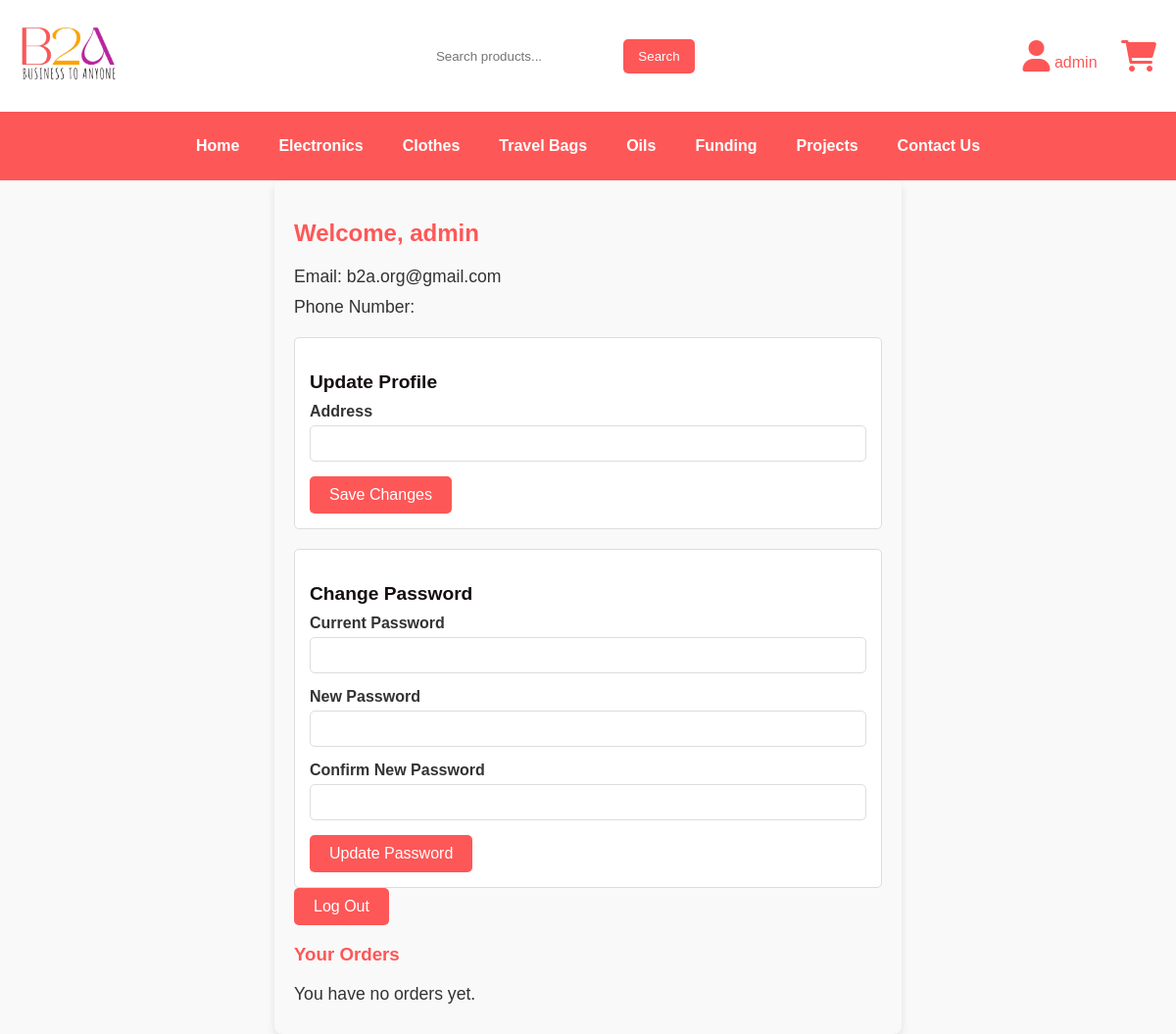
Page /users/profile/ (signed in) on the committed database.
### users/models.py (models this page shows, shortened)
class UserProfile(AbstractBaseUser, PermissionsMixin):
    email = models.EmailField(unique=True)
    username = models.CharField(max_length=255, unique=True)
    is_active = models.BooleanField(default=True)
    is_staff = models.BooleanField(default=False)
    objects = CustomUserManager()
    USERNAME_FIELD = 'email'  # ✅ Use email as the primary identifier
    REQUIRED_FIELDS = ['username']

### products/models.py (models this page shows, shortened)
class Category(models.Model):
    name = models.CharField(max_length=100)
    name_ar = models.CharField(max_length=100)

### users/views.py (the view)
# urls.py: path('profile/', views.profile_view, name='profile_view'),
@login_required
def profile_view(request):
    user_orders = Order.objects.filter(user=request.user)
    context = {
        'user': request.user,
        'orders': user_orders,
    }
    return render(request, 'users/profile.html', context)

### products/context_processors.py (called while the page is built)
def category_list(request):
    categories = Category.objects.all()
    return {'categories': categories}

### users/templates/users/profile.html (shortened to what this page needs)
{% load static %}
<!DOCTYPE html>
<html lang="en">
<head>
    <link rel="stylesheet" href="{% static 'css/profile.css' %}">
    <link rel="stylesheet" href="https://cdnjs.cloudflare.com/ajax/libs/font-awesome/6.0.0-beta3/css/all.min.css">
</head>
<body>
    <header>
        <div class="logo">
            <a href="{% url 'product_list' %}"><img src="{% static 'img/b2apng.png' %}" alt="logo"></a>
        </div>
        <div class="search-bar">
            <form method="get" action="{% url 'product_list' %}">
                <input type="text" name="q" value="{{ request.GET.q }}" placeholder="Search products...">
                <button type="submit">Search</button>
            </form>
        </div>
        <div class="user-icons">
            <a href="{% url 'profile_view' %}"><i class="fa-solid fa-user"></i>
                {% if user.is_authenticated %}
                    {{ user.username }}
                {% else %}
                    Guest
                {% endif %}
            </a>
            <a href="{% url 'cart_view' %}"><i class="fa-solid fa-cart-shopping"></i></a>
        </div>
    </header>
    <nav>
        <ul>
            <li><a href="{% url 'product_list' %}">Home</a></li>
            {% for category in categories %}
                <li><a href="{% url 'product_by_category' category_id=category.id %}">{{ category.name }}</a></li>
            {% endfor %}
            <li><a href="{% url 'contact' %}">Funding</a></li>
            <li><a href="{% url 'contact' %}">Projects</a></li>
            <li><a href="{% url 'contact' %}">Contact Us</a></li>
        </ul>
    </nav>
    <section class="profile-section">
        <h2>Welcome, {{ user.username }}</h2>
        <p>Email: {{ user.email }}</p>
        <p>Phone Number: {{ user.phone_number }}</p>
        <div class="profile-update-container">
            <h3>Update Profile</h3>
            <form id="profileUpdateForm" method="post" action="{% url 'update_profile' %}">
                <div>
                    <label for="address">Address</label>
                    <input type="text" id="address" name="address" value="{{ user.userprofile.address }}" required>
                </div>
                <button type="submit">Save Changes</button>
            </form>
        </div>
        <div class="password-change-container">
            <h3>Change Password</h3>
            <form id="passwordChangeForm" method="post" action="{% url 'change_password' %}">
                <div>
                    <label for="current_password">Current Password</label>
                    <input type="password" id="current_password" name="current_password" required>
                </div>
                <div>
                    <label for="new_password">New Password</label>
                    <input type="password" id="new_password" name="new_password" required>
                </div>
                <div>
                    <label for="confirm_password">Confirm New Password</label>
                    <input type="password" id="confirm_password" name="confirm_password" required>
                </div>
                <button type="submit">Update Password</button>
            </form>
        </div>
        <div>
            <a href="{% url 'logout_view' %}">
                <button type="button">Log Out</button>
            </a>
        </div>
        <h3>Your Orders</h3>
        {% if orders %}
            <ul>
                {% for order in orders %}
                    <li>Order #{{ order.id }} - Total: ${{ order.total }}</li>
                {% endfor %}
            </ul>
        {% else %}
            <p>You have no orders yet.</p>
        {% endif %}
    </section>

### static/css/profile.css (style rules this page uses)
body { font-family: Arial, sans-serif; margin: 0; padding: 0; background-color: #f9f9f9; color: #150e11; }
header { display: flex; justify-content: space-between; align-items: center; padding: 20px; background-color: white; color: #fe5757; }
header .logo img { margin: 5px 0; width: 100px; height: auto; }
header .search-bar { display: flex; align-items: center; gap: 10px; }
header .search-bar input { padding: 10px; border: none; border-radius: 5px; flex: 1; }
header .search-bar button { padding: 10px 15px; background-color: #fe5757; color: white; border: none; border-radius: 5px; cursor: pointer; }
header .user-icons a { margin-left: 20px; color: #fe5757; text-decoration: none; }
header .user-icons i { font-size: 32px; }
nav { background-color: #fe5757; padding: 10px 0; }
nav ul { list-style: none; padding: 0; display: flex; justify-content: center; }
nav ul li { margin: 0 20px; }
nav ul li a { color: white; text-decoration: none; font-weight: bold; }
.search-bar { display: flex; align-items: center; gap: 10px; transition: all 0.3s ease; }
.profile-section { padding: 20px; background-color: #f9f9f9; max-width: 600px; margin: 0 auto; border-radius: 8px; box-shadow: 0 4px 8px rgba(0, 0, 0, 0.1); font-family: Arial, sans-serif; }
.profile-section h2, .profile-section h3 { color: #fe5757; }
.profile-section p { font-size: 1.1em; margin: 10px 0; color: #333; }
.profile-update-container, .password-change-container { margin-top: 20px; padding: 15px; background-color: #ffffff; border: 1px solid #ddd; border-radius: 5px; }
.profile-update-container h3, .password-change-container h3 { color: #150e11; font-size: 1.2em; margin-bottom: 10px; }
.profile-section label { font-weight: bold; color: #333; }
.profile-section input[type="text"], .profile-section input[type="password"] { width: 100%; padding: 10px; margin: 5px 0 15px; border: 1px solid #ddd; border-radius: 5px; box-sizing: border-box; }
.profile-section button { background-color: #fe5757; color: white; border: none; padding: 10px 20px; border-radius: 5px; font-size: 16px; cursor: pointer; transition: background-color 0.3s ease; }

### rows in the picture
UserProfile: username "admin", email "b2a.org@gmail.com"
Category: name "Electronics"
Category: name "Clothes"
Category: name "Travel Bags"
Category: name "Oils"
